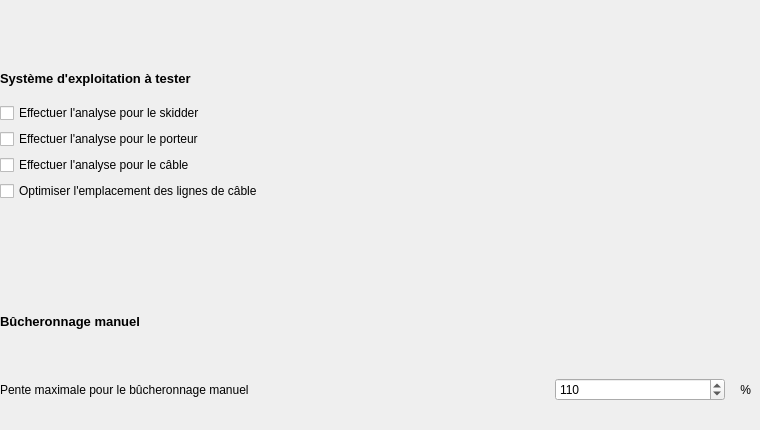
   <widget class="QWidget" name="general">
    <property name="enabled">
     <bool>true</bool>
    </property>
    <property name="font">
     <font>
      <pointsize>9</pointsize>
     </font>
    </property>
    <attribute name="title">
     <string>Général</string>
    </attribute>
    <widget class="QWidget" name="verticalLayoutWidget">
     <property name="geometry">
      <rect>
       <x>0</x>
       <y>60</y>
       <width>751</width>
       <height>141</height>
      </rect>
     </property>
     <layout class="QVBoxLayout" name="verticalLayout_1">
      <item>
       <widget class="QLabel" name="label_1">
        <property name="font">
         <font>
          <pointsize>10</pointsize>
          <weight>75</weight>
          <bold>true</bold>
         </font>
        </property>
        <property name="text">
         <string>Système d'exploitation à tester</string>
        </property>
       </widget>
      </item>
      <item>
       <widget class="QCheckBox" name="checkBox_4">
        <property name="font">
         <font>
          <pointsize>9</pointsize>
         </font>
        </property>
        <property name="text">
         <string>Effectuer l'analyse pour le skidder</string>
        </property>
       </widget>
      </item>
      <item>
       <widget class="QCheckBox" name="checkBox_3">
        <property name="font">
         <font>
          <pointsize>9</pointsize>
         </font>
        </property>
        <property name="text">
         <string>Effectuer l'analyse pour le porteur</string>
        </property>
       </widget>
      </item>
      <item>
       <widget class="QCheckBox" name="checkBox_2">
        <property name="font">
         <font>
          <pointsize>9</pointsize>
         </font>
        </property>
        <property name="text">
         <string>Effectuer l'analyse pour le câble</string>
        </property>
       </widget>
      </item>
      <item>
       <widget class="QCheckBox" name="checkBox_1">
        <property name="font">
         <font>
          <pointsize>9</pointsize>
         </font>
        </property>
        <property name="text">
         <string>Optimiser l'emplacement des lignes de câble</string>
        </property>
       </widget>
      </item>
     </layout>
    </widget>
    <widget class="QWidget" name="verticalLayoutWidget_2">
     <property name="geometry">
      <rect>
       <x>0</x>
       <y>290</y>
       <width>751</width>
       <height>131</height>
      </rect>
     </property>
     <layout class="QVBoxLayout" name="verticalLayout_2">
      <item>
       <widget class="QLabel" name="label_2">
        <property name="font">
         <font>
          <pointsize>10</pointsize>
          <weight>75</weight>
          <bold>true</bold>
         </font>
        </property>
        <property name="cursor">
         <cursorShape>ArrowCursor</cursorShape>
        </property>
        <property name="text">
         <string>Bûcheronnage manuel</string>
        </property>
       </widget>
      </item>
      <item>
       <layout class="QHBoxLayout" name="horizontalLayout">
        <item>
         <widget class="QLabel" name="label_3">
          <property name="font">
           <font>
            <pointsize>9</pointsize>
           </font>
          </property>
          <property name="text">
           <string>Pente maximale pour le bûcheronnage manuel</string>
          </property>
         </widget>
        </item>
        <item>
         <widget class="QSpinBox" name="spinBox_1">
          <property name="maximumSize">
           <size>
            <width>170</width>
            <height>16777215</height>
           </size>
          </property>
          <property name="font">
           <font>
            <pointsize>9</pointsize>
            <weight>50</weight>
            <bold>false</bold>
           </font>
          </property>
          <property name="maximum">
           <number>180</number>
          </property>
          <property name="value">
           <number>110</number>
          </property>
         </widget>
        </item>
        <item>
         <widget class="QLabel" name="label_4">
          <property name="maximumSize">
           <size>
            <width>20</width>
            <height>16777215</height>
           </size>
          </property>
          <property name="font">
           <font>
            <pointsize>9</pointsize>
           </font>
          </property>
          <property name="text">
           <string>%</string>
          </property>
          <property name="alignment">
           <set>Qt::AlignRight|Qt::AlignTrailing|Qt::AlignVCenter</set>
          </property>
         </widget>
        </item>
       </layout>
      </item>
     </layout>
    </widget>
   </widget>
